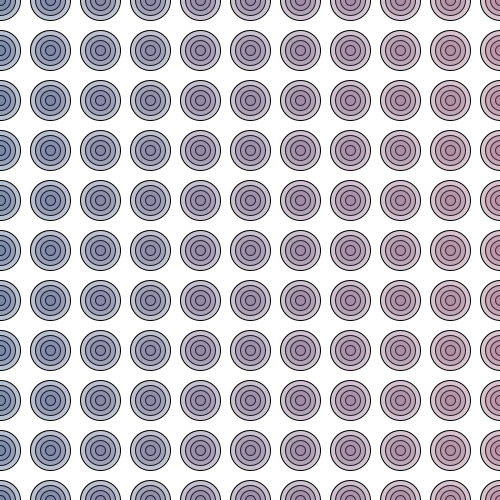
Frame 1 (no input)
Frame 60 (the mouse pressed at the canvas centre just before this capture): identical to frame 1, image omitted
Frame 120 (the mouse held since frame 60 and released just before this capture): identical to frame 1, image omitted

The Processing sketch that drew this single still picture (run headless with seeded random() and noise(); from frame 60 on, the mouse is pressed at the canvas centre):

// Processing sketch: forLoop_tridimensional
// ── forLoop_tridimensional.pde
float r;
float separacion = 50;
void setup() {
  size(500, 500);  
  r=45;
}
void draw() {
  background(255);
  fill(0, 255, 0);
  noFill();
  for (int i=0; i<12; i++) {
    for (int j=0; j<12; j++) {
      for (int k=0; k<5; k++) {
        fill(30+10*i, 50+2*i, 100, 20*k);
        ellipse(separacion*i, separacion*j, 10*k, 10*k); //juego con tamaño en X e Y
      }
    }
  }
}
